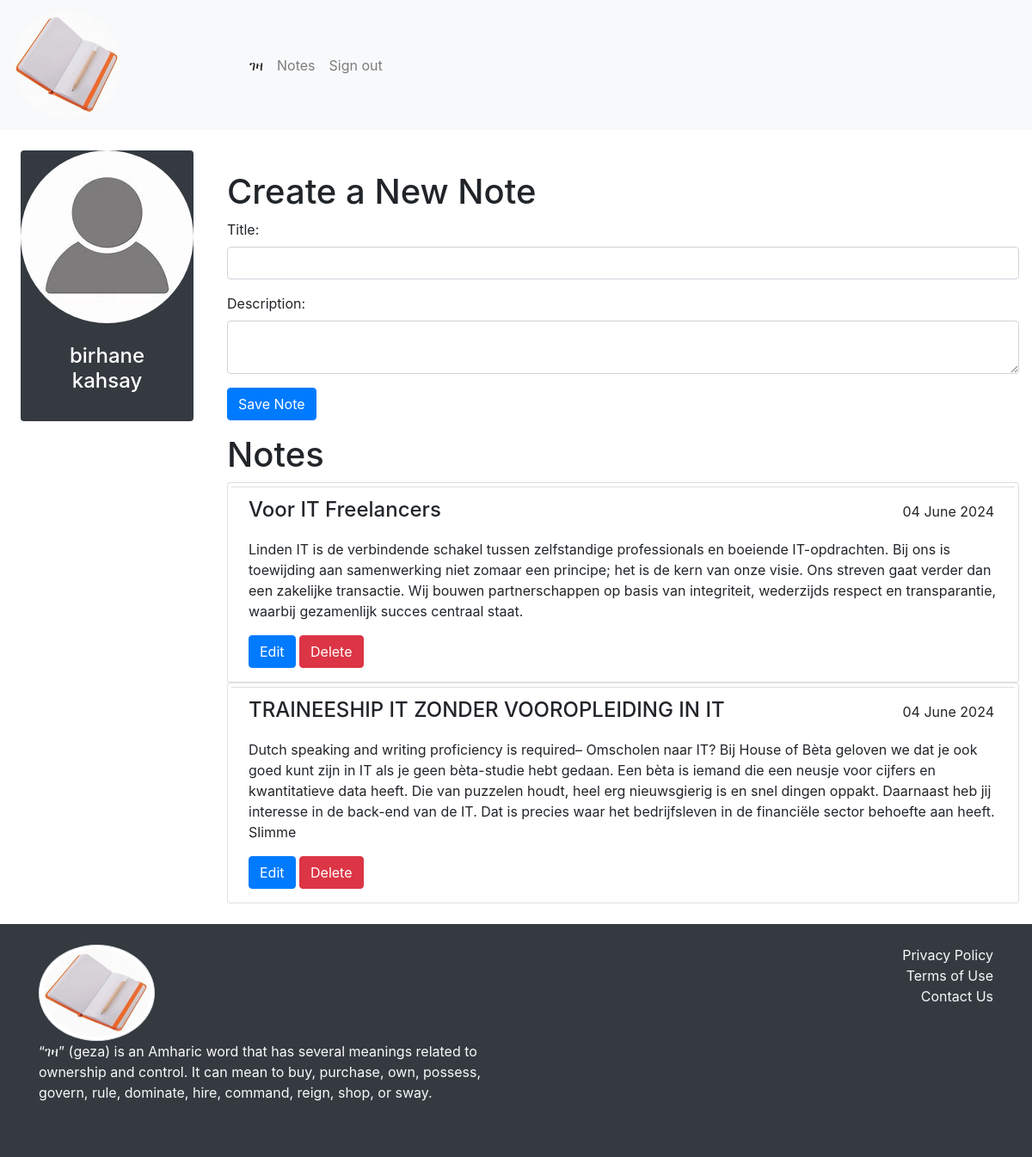
The app's page /notes (signed in) with its own data.
### note/models.py (models this page shows)
class User(note_db.Model, UserMixin):
    id = note_db.Column(note_db.Integer, primary_key = True)
    email = note_db.Column(note_db.String(150), unique = True)
    password = note_db.Column(note_db.String(200))
    first_name = note_db.Column(note_db.String(100))
    last_name = note_db.Column(note_db.String(100))
    is_admin = note_db.Column(note_db.Boolean, default = True)
    notes = note_db.relationship('Note')

class Note(note_db.Model):
    id = note_db.Column(note_db.Integer, primary_key = True)
    title = note_db.Column(note_db.String(300))
    description = note_db.Column(note_db.String(1000))
    date = note_db.Column(note_db.DateTime(timezone=True), default=func.now())
    user_id = note_db.Column(note_db.Integer, note_db.ForeignKey('user.id'))

### note/views.py (the view, shortened to what this page needs)
@views.route('/notes', methods =['POST', 'GET'])
@login_required
def notes():
    return render_template("notes.html", user= current_user, is_updating = update_controller)

### note/__init__.py (called while the page is built)
def create_app():
    app = Flask(__name__)
    app.config['SECRET_KEY'] = "HSGGDGjajajdkdgugd"
    app.config['SQLALCHEMY_DATABASE_URI'] = f'sqlite:///{DB_Name}'
    note_db.init_app(app)
    from .views import views
    from .auth import auth
    from .profile import profile
    app.register_blueprint(views,url_prefix = '/')
    app.register_blueprint(auth,url_prefix = '/auth/')
    app.register_blueprint(profile, url_prefix ='/profile/')
    from .models import User, Note
    create_database(app)
    login_manager = LoginManager()
    login_manager.init_app(app)
    login_manager.login_view = 'auth.login'
    @login_manager.user_loader
    def load_user(id):
        return User.query.get(int(id))
    return app

### note/templates/notes.html (shortened to what this page needs)
<!DOCTYPE html>
<html lang="en">
<head>
<link rel="stylesheet" href="https://stackpath.bootstrapcdn.com/bootstrap/4.3.1/css/bootstrap.min.css">
</head>
<body>
            {%  include "navbar.html" %}
            <div class="d-flex" id="wrapper">
                <div class="d-none d-xl-flex flex-column h-50 m-4 justify-content-start  align-center bg-dark rounded text-white">
                    <img class="rounded-circle h-20 w-20" src="{{url_for('static', filename='profile.jpeg')}}" alt=" profile">
                    <p class="text-center p-4 h4">{{ user.first_name + " " + user.last_name}}</p>
                </div>
                <div class="container mt-5">
                    {%  if is_updating %}
                        <h1>Updating Note </h1>
                        <form  method="POST" action="/note/update/{{noting.id}}/update">
                            <div class="form-group">
                                <label for="title">Title:</label>
                                <input type="text" class="form-control" id="title" name="title" value="{{noting.title}}" required>
                            </div>
                            <div class="form-group">
                                <label for="description">Description:</label>
                                <textarea type="text" class="form-control" id="description"   name="description" required>{{noting.description}}</textarea>
                            </div>
                            <button type="submit" class="btn btn-success">Save Note</button>
                        </form>
                    {% else %}
                        <h1>Create a New Note</h1>
                        <form  method="POST">
                            <div class="form-group">
                                <label for="title">Title:</label>
                                <input type="text" class="form-control" id="title" name="title" required>
                            </div>
                            <div class="form-group">
                                <label for="description">Description:</label>
                                <textarea type="text" class="form-control" id="description" name="description" required></textarea>
                            </div>
                            <button type="submit" class="btn btn-primary">Save Note</button>
                        </form>
                    {% endif %}
                    <ul class="list-group list-group-flush mt-3" id="Notes">
                        <h1 class="text-decoration-underline">Notes</h1>
                        {% for note in user.notes %}
                            <article class="card user-select-auto p-1">
                                <li class="list-group-item card-body">
                                    <div class="d-flex flex-row justify-content-between text-decoration-underline">
                                        <h4 class="card-title">{{note.title}}</h4>
                                        <p class="bg-default rounded text-grey p-1">{{ note.date.strftime('%d %B %Y') }}</p>
                                    </div>
                                    <p class="card-text">{{ note.description}}</p>
                                    <a href="/note/{{note.id}}/update" class="btn btn-primary">Edit</a>
                                    <a href="/note/{{note.id}}/delete" class="btn btn-danger">Delete</a>
                                </li>
                            </article>
                        {% endfor%}
                    </ul>
                </div>
            </div>
            {% include "footer.html" %}
</body>
</html>

### note/templates/navbar.html (shortened to what this page needs)
<nav class="navbar navbar-expand-lg navbar-light bg-light sticky-top">
    <a class="navbar-brand" href="/"><img class="rounded-circle h-50 w-50" src="{{ url_for('static', filename='notebook.jpeg') }}" alt="Note book"></a>
    <div class="collapse navbar-collapse" id="navbarNavAltMarkup">
      <div class="navbar-nav">
        {% if user.is_authenticated%}
            <a class="nav-item nav-link active" href="/">ገዛ  <span class="sr-only">(current)</span></a>
            {% if user.is_admin %}
            <a class="nav-item nav-link active" href="/profile/profile">Profile</a>
            {% else %}
            <a class="nav-item nav-link" href="/notes">Notes</a>
            {% endif %}
            <a class="nav-item nav-link" href="/auth/logout">Sign out</a>
        {% else %}
            <a class="nav-item nav-link active" href="/">ገዛ  <span class="sr-only">(current)</span></a>
            <a class="nav-item nav-link" href="/auth/login">Login</a>
            <a class="nav-item nav-link" href="/auth/signup">Signup</a>
        {% endif %}
      </div>
    </div>
  </nav>

### note/templates/footer.html
<footer class="bg-dark text-light py-4 h-20 mt-4">
    <div class="container">
        <div class="row">
            <div class="col-md-6">
                <img class="img-thumbnail w-25 h-50 rounded-circle" src="{{url_for('static', filename='notebook.jpeg')}}"/>
                <p> “ገዛ” (geza) is an Amharic word that has several meanings related to ownership and control.
                    It can mean to buy, purchase, own, possess, govern, rule, dominate, hire, command, reign, shop, or sway. </p>
            </div>
            <div class="col-md-6 text-md-right">
                <ul class="list-unstyled" type="circle">
                    <li><a href="#" class="text-light">Privacy Policy</a></li>
                    <li><a href="#" class="text-light">Terms of Use</a></li>
                    <li><a href="#" class="text-light">Contact Us</a></li>
                </ul>
            </div>
        </div>
    </div>
</footer>

### records on screen
User: first_name+last_name "birhane kahsay"
Note: title "Voor IT Freelancers", date "04 June 2024", description "Linden IT is de verbindende schakel tussen zelfstandige professionals en boeiende IT-opdrachten. Bij ons is toewijding aan samenwerking niet zomaar een principe; het is de kern van onze visie. Ons streven gaat verder dan een zakelijke transactie. Wij bouwen partnerschappen op basis van integriteit, wederzijds respect en transparantie, waarbij gezamenlijk succes centraal staat."
Note: title "TRAINEESHIP IT ZONDER VOOROPLEIDING IN IT", date "04 June 2024", description "Dutch speaking and writing proficiency is required– Omscholen naar IT? Bij House of Bèta geloven we dat je ook goed kunt zijn in IT als je geen bèta-studie hebt gedaan. Een bèta is iemand die een neusje voor cijfers en kwantitatieve data heeft. Die van puzzelen houdt, heel erg nieuwsgierig is en snel dingen oppakt. Daarnaast heb jij interesse in de back-end van de IT. Dat is precies waar het bedrijfsleven in de financiële sector behoefte aan heeft. Slimme"
